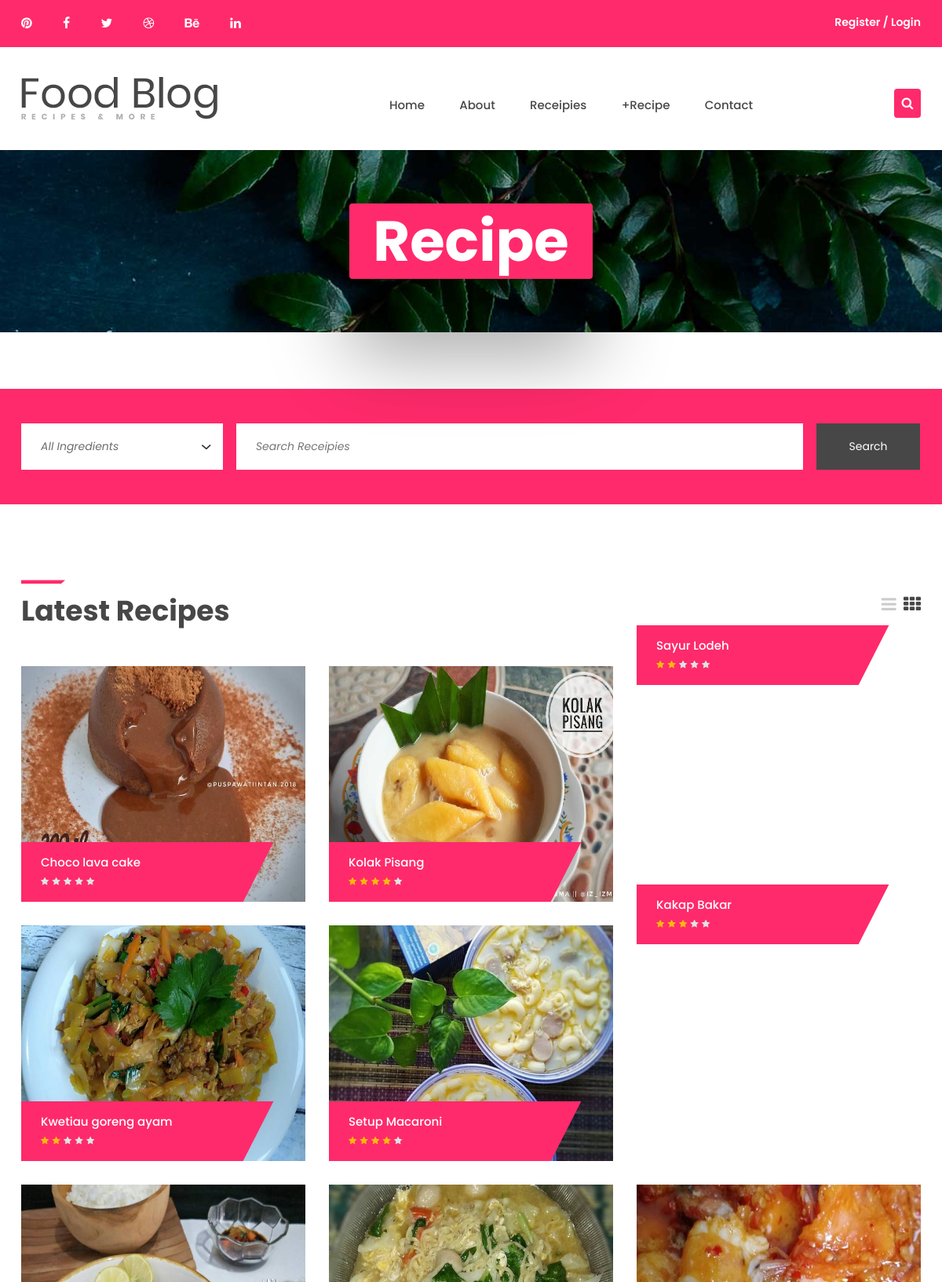
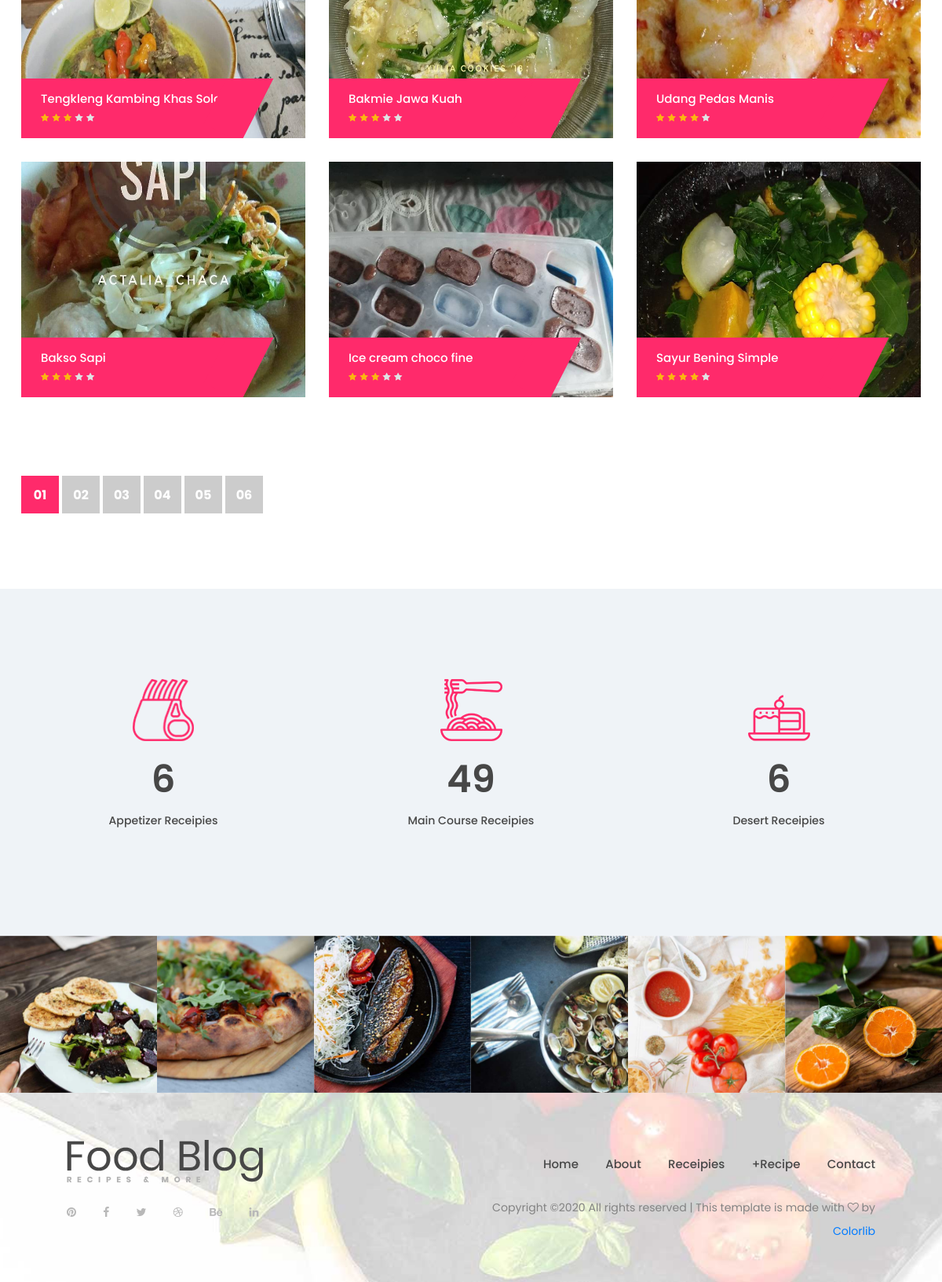
Page /recipes.php on the committed database (2 pictures, top to bottom).
### tables this page shows
CREATE TABLE `resep` (
  `ID_Resep` int(11) NOT NULL,
  `ID_Akun` int(11) DEFAULT NULL,
  `Judul` varchar(255) NOT NULL,
  `Bahan` text NOT NULL,
  `Langkah` text NOT NULL,
  `Waktu` text NOT NULL,
  `Gambar` varchar(255) NOT NULL,
  `Kategori` enum('Appetizer','Main Course','Dessert') NOT NULL,
  `Tanggal` date NOT NULL,
  `Validasi` enum('True','False') NOT NULL
);

### recipes.php (the view, shortened to what this page needs)
<?php
	include 'process/connection.php';
	$count1 = "SELECT count(Kategori) as Appetizer FROM Resep WHERE Kategori = 'Appetizer' ";
	$count2 = "SELECT count(Kategori) as MainCourse FROM Resep WHERE Kategori = 'Main Course' ";
	$count3 = "SELECT count(Kategori) as Dessert FROM Resep WHERE Kategori = 'Dessert' ";
	$jml1 = mysqli_query($link, $count1);
	$jml2 = mysqli_query($link, $count2);
	$jml3 = mysqli_query($link, $count3);
	$Appetizer = mysqli_fetch_assoc($jml1);
	$MainCourse = mysqli_fetch_assoc($jml2);
	$Dessert = mysqli_fetch_assoc($jml3);
	$limit = 0;
	$where = "Validasi = 'True' ";
	$hitung = "SELECT count(ID_Resep) as jml FROM Resep WHERE ".$where;
	$do = mysqli_query($link, $hitung);
	$jmlh = mysqli_fetch_assoc($do);
	$halaman = ceil($jmlh['jml']/12);
	$kueri = "
	SELECT Resep.ID_Resep, Judul, Gambar, avg(Bintang) as Bintang
	FROM (Resep LEFT JOIN Rating ON Resep.ID_Resep = Rating.ID_Resep)
	WHERE " .$where. "
	GROUP BY Judul
	ORDER BY Tanggal DESC
	limit ".$limit.",12";
	try {
		$run = mysqli_query($link, $kueri);
		$hasil = mysqli_fetch_all($run, MYSQLI_ASSOC);
	} catch (Exception $e) {
	}
?>
<!DOCTYPE html>
<html lang="en">
<head>
	<link rel="stylesheet" href="css/bootstrap.min.css"/>
	<link rel="stylesheet" href="css/font-awesome.min.css"/>
	<link rel="stylesheet" href="css/owl.carousel.css"/>
	<link rel="stylesheet" href="css/animate.css"/>
	<link rel="stylesheet" href="css/style.css"/>
</head>
<body>
	<header class="header-section">
		<div class="header-top">
			<div class="container">
				<div class="header-social">
					<a href="https://id.pinterest.com/" target="_blank"><i class="fa fa-pinterest"></i></a>
					<a href="https://www.facebook.com/" target="_blank"><i class="fa fa-facebook"></i></a>
					<a href="https://twitter.com/" target="_blank"><i class="fa fa-twitter"></i></a>
					<a href="https://dribbble.com/" target="_blank"><i class="fa fa-dribbble"></i></a>
					<a href="https://www.behance.net/" target="_blank"><i class="fa fa-behance"></i></a>
					<a href="https://id.linkedin.com/" target="_blank"><i class="fa fa-linkedin"></i></a>
				</div>
				<div class="user-panel">
					<?php
						if ($result) {
							if ($result['Email'] == $Email and $result['Password'] == $Password) {
								$nama = $result['Nama'];
								echo "$nama / <a href='process/logout.php'>Logout</a>";
							}else{
								header("location:process/logout.php");
							}
						}else{
							echo "
								<a href='register.php'>Register</a> /
								<a href='login.php'>Login</a>";
						}
					?>
				</div>
			</div>
		</div>
		<div class="header-bottom">
			<div class="container">
				<a href="index.php" class="site-logo">
					<img src="img/logo.png" alt="">
				</a>
				<div class="header-search">
					<a href="recipes.php"><i class="fa fa-search"></i></a>
				</div>
				<ul class="main-menu">
					<li><a href="index.php">Home</a></li>
					<li><a href="about.php">About</a></li>
					<li><a href="recipes.php">Receipies</a></li>
					<li><a href="recipe-add.php">+Recipe</a></li>
					<li><a href="contact.php">Contact</a></li>
				</ul>
			</div>
		</div>
	</header>
	<section class="page-top-section set-bg" data-setbg="img/page-top-bg.jpg">
		<div class="container">
			<h2>Recipe</h2>
		</div>
	</section>
	<div class="search-form-section">
		<div class="sf-warp">
			<div class="container">
				<form action="recipes.php" method="GET" class="big-search-form">
					<select name="Kategori">
						<option value="All">All Ingredients</option>
					</select>
					<input type="text" name="Judul" placeholder="Search Receipies">
					<button type="submit" class="bsf-btn">Search</button>
				</form>
			</div>
		</div>
	</div>
	<section class="recipes-page spad">
		<div class="container">
			<div class="row">
				<div class="col-md-8">
					<div class="section-title">
						<h2>
							<?php
								if ($_GET) {
									if ($_GET['Kategori']=="All") {
										echo "Latest Recipes";
									} else {
										echo $_GET['Kategori'];
									}
								} else {
									echo "Latest Recipes";
								}
							?>
						 </h2>
					</div>
				</div>
				<div class="col-md-4">
					<div class="recipe-view">
						<i class="fa fa-bars"></i>
						<i class="fa fa-th active"></i>
					</div>
				</div>
			</div>
			<div class="row">
				<?php
					foreach ($hasil as $key => $value) {
						$ID_Resep = $value['ID_Resep'];
						$Judul = $value['Judul'];
						$Gambar = $value['Gambar'];
						if ($value['Bintang']) {
							$Bintang = $value['Bintang'];
						} else {
							$Bintang = 0;
						}
				?>
				<div class="col-lg-4 col-md-6">
					<div class="recipe">
						<a href="recipe-single.php?id=<?php echo $ID_Resep; ?>">
							<img <?php echo "src = 'img/recipes/$Gambar'"; ?> alt="" height="300">
						</a>
						<div class="recipe-info-warp">
							<div class="recipe-info">
								<h3 style="overflow: hidden; height: 20px;"><?php echo $Judul; ?></h3>
								<div class="rating">
									<i
										<?php
											if ($Bintang >= 1) {
												echo "class = 'fa fa-star'";
											} else {
												echo "class = 'fa fa-star is-fade'";
											}
										?>
									></i>
									<i
										<?php
											if ($Bintang >= 2) {
												echo "class = 'fa fa-star'";
											} else {
												echo "class = 'fa fa-star is-fade'";
											}
										?>
									></i>
									<i
										<?php
											if ($Bintang >= 3) {
												echo "class = 'fa fa-star'";
											} else {
												echo "class = 'fa fa-star is-fade'";
											}
										?>
									></i>
									<i
										<?php
											if ($Bintang >= 4) {
												echo "class = 'fa fa-star'";
											} else {
												echo "class = 'fa fa-star is-fade'";
											}
										?>
									></i>
									<i
										<?php
											if ($Bintang >= 5) {
												echo "class = 'fa fa-star'";
											} else {
												echo "class = 'fa fa-star is-fade'";
											}
										?>
									></i>
								</div>
							</div>
						</div>
					</div>
				</div>
				<?php } ?>
			</div>
			<div class="site-pagination">
				<?php
					for ($i=1; $i <= $halaman ; $i++) {
						$hal = sprintf("%02d",$i);
						if ($_GET) {
							if ($i == $_GET['page']) {
								echo "<span>$hal</span>";
							} else {
								if ($kategori) {
									if ($_GET['page'] == "" AND $i == 1) {
										echo "<span>$hal</span>";
									} else {
										echo "<a href='recipes.php?page=$i&Kategori=$kategori&Judul=$judul'>$hal</a>";
									}
								} else {
									echo "<a href='recipes.php?page=$i'>$hal</a>";
								}
							}
						}else{
							if ($i == 1) {
								echo "<span>$hal</span>";
							} else {
								if ($kategori) {
									echo "<a href='recipes.php?page=$i&Kategori=$kategori&Judul=$judul'>$hal</a>";
								} else {
									echo "<a href='recipes.php?page=$i'>$hal</a>";
								}
							}
						}
					}
				?>
			</div>
		</div>
	</section>
	<section class="facts-section">
		<div class="facts-warp">
			<div class="container">
				<div class="row">
					<div class="col-lg-4 col-sm-6 fact-item">
						<div class="fact-icon">
							<img src="img/icon/3.png" alt="">
						</div>
						<h2><?php echo $Appetizer['Appetizer']; ?></h2>
						<p>Appetizer Receipies</p>
					</div>
					<div class="col-lg-4 col-sm-6 fact-item">
						<div class="fact-icon">
							<img src="img/icon/1.png" alt="">
						</div>
						<h2><?php echo $MainCourse['MainCourse']; ?></h2>
						<p>Main Course Receipies</p>
					</div>
					<div class="col-lg-4 col-sm-6 fact-item">
						<div class="fact-icon">
							<img src="img/icon/4.png" alt="">
						</div>
						<h2><?php echo $Dessert['Dessert']; ?></h2>
						<p>Desert Receipies</p>
					</div>
				</div>
			</div>
		</div>
	</section>
	<div class="gallery">
		<div class="gallery-slider owl-carousel">
			<a href="#">
				<div class="gs-item set-bg" data-setbg="img/instagram/1.jpg"></div>
			</a>
			<a href="#">
				<div class="gs-item set-bg" data-setbg="img/instagram/2.jpg"></div>
			</a>
			<a href="#">
				<div class="gs-item set-bg" data-setbg="img/instagram/3.jpg"></div>
			</a>
			<a href="#">
				<div class="gs-item set-bg" data-setbg="img/instagram/4.jpg"></div>
			</a>
			<a href="#">
				<div class="gs-item set-bg" data-setbg="img/instagram/5.jpg"></div>
			</a>
			<a href="#">
				<div class="gs-item set-bg" data-setbg="img/instagram/6.jpg"></div>
			</a>
		</div>
	</div>
	<footer class="footer-section set-bg" data-setbg="img/footer-bg.jpg">
		<div class="container-fluid">
			<div class="row">
				<div class="col-lg-6">
					<div class="footer-logo">
						<img src="img/logo.png" alt="">
					</div>
					<div class="footer-social">
						<a href="https://id.pinterest.com/" target="_blank"><i class="fa fa-pinterest"></i></a>
						<a href="https://www.facebook.com/" target="_blank"><i class="fa fa-facebook"></i></a>
						<a href="https://twitter.com/" target="_blank"><i class="fa fa-twitter"></i></a>
						<a href="https://dribbble.com/" target="_blank"><i class="fa fa-dribbble"></i></a>
						<a href="https://www.behance.net/" target="_blank"><i class="fa fa-behance"></i></a>
						<a href="https://id.linkedin.com/" target="_blank"><i class="fa fa-linkedin"></i></a>
					</div>
				</div>
				<div class="col-lg-6 text-lg-right">
					<ul class="footer-menu">
						<li><a href="index.php">Home</a></li>
						<li><a href="about.php">About</a></li>
						<li><a href="recipes.php">Receipies</a></li>
						<li><a href="recipe-add.php">+Recipe</a></li>
						<li><a href="contact.php">Contact</a></li>
					</ul>
					<p class="copyright">
Copyright &copy;<script>document.write(new Date().getFullYear());</script> All rights reserved | This template is made with <i class="fa fa-heart-o" aria-hidden="true"></i> by <a href="https://colorlib.com" target="_blank">Colorlib</a>
</p>
				</div>
			</div>
		</div>
	</footer>
</body>
</html>

### rows in the picture
resep: Gambar (picture), Judul "Choco lava cake"
resep: Gambar (picture), Judul "Kolak Pisang"
resep: Judul "Sayur Lodeh"
resep: Gambar (picture), Judul "Kwetiau goreng ayam"
resep: Gambar (picture), Judul "Setup Macaroni"
resep: Judul "Kakap Bakar"
resep: Gambar (picture), Judul "Tengkleng Kambing Khas Solo"
resep: Gambar (picture), Judul "Bakmie Jawa Kuah"
resep: Gambar (picture), Judul "Udang Pedas Manis"
resep: Gambar (picture), Judul "Bakso Sapi"
resep: Gambar (picture), Judul "Ice cream choco fine"
resep: Gambar (picture), Judul "Sayur Bening Simple"

### other values in the picture
$hal "01"
$hal "02"
$hal "03"
$hal "04"
$hal "05"
$hal "06"
$Appetizer['Appetizer'] "6"
$MainCourse['MainCourse'] "49"
$Dessert['Dessert'] "6"
